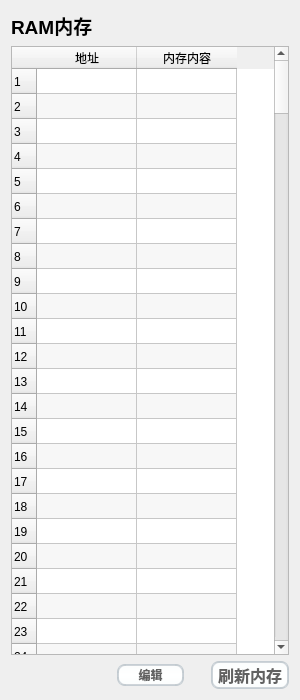
<?xml version="1.0" encoding="UTF-8"?>
<ui version="4.0">
 <class>RAMCheck</class>
 <widget class="QWidget" name="RAMCheck">
  <property name="geometry">
   <rect>
    <x>0</x>
    <y>0</y>
    <width>300</width>
    <height>700</height>
   </rect>
  </property>
  <property name="windowTitle">
   <string>RAM查看</string>
  </property>
  <property name="windowIcon">
   <iconset resource="../resource/imagine_res/window_img/win_img.qrc">
    <normaloff>:/win_img/ramCheckPannelIcon.png</normaloff>:/win_img/ramCheckPannelIcon.png</iconset>
  </property>
  <property name="windowOpacity">
   <double>1.000000000000000</double>
  </property>
  <property name="styleSheet">
   <string notr="true">QMainWindow {
    background-color:#ececec;
}

QPushButton, QToolButton, QCommandLinkButton{
    padding: 0 5px 0 5px;
    border-style: solid;
    border-top-color: qlineargradient(spread:pad, x1:0, y1:0, x2:0, y2:1, stop:0 #c1c9cf, stop:1 #d2d8dd);
    border-right-color: qlineargradient(spread:pad, x1:1, y1:0, x2:0, y2:0, stop:0 #c1c9cf, stop:1 #d2d8dd);
    border-bottom-color: qlineargradient(spread:pad, x1:0, y1:1, x2:0, y2:0, stop:0 #c1c9cf, stop:1 #d2d8dd);
    border-left-color: qlineargradient(spread:pad, x1:0, y1:0, x2:1, y2:0, stop:0 #c1c9cf, stop:1 #d2d8dd);
    border-width: 2px;
    border-radius: 8px;
    color: #616161;
    font-weight: bold;
    background-color: qlineargradient(spread:pad, x1:0.5, y1:0, x2:0.5, y2:1, stop:0 #fbfdfd, stop:0.5 #ffffff, stop:1 #fbfdfd);
}
QPushButton::default, QToolButton::default, QCommandLinkButton::default{
    border: 2px solid transparent;
    color: #FFFFFF;
    background-color: qlineargradient(spread:pad, x1:0.5, y1:0, x2:0.5, y2:1, stop:0 #84afe5, stop:1 #1168e4);
}
QPushButton:hover, QToolButton:hover, QCommandLinkButton:hover{
    color: #3d3d3d;
}
QPushButton:pressed, QToolButton:pressed, QCommandLinkButton:pressed{
    color: #aeaeae;
    background-color: qlineargradient(spread:pad, x1:0.5, y1:0, x2:0.5, y2:1, stop:0 #ffffff, stop:0.5 #fbfdfd, stop:1 #ffffff);
}
QPushButton:disabled, QToolButton:disabled, QCommandLinkButton:disabled{
    color: #616161;
    background-color: qlineargradient(spread:pad, x1:0.5, y1:0, x2:0.5, y2:1, stop:0 #dce7eb, stop:0.5 #e0e8eb, stop:1 #dee7ec);
}</string>
  </property>
  <layout class="QGridLayout" name="gridLayout_2" columnstretch="6,4,0,0">
   <item row="3" column="1">
    <widget class="QPushButton" name="edit_btn">
     <property name="text">
      <string>编辑</string>
     </property>
     <property name="checkable">
      <bool>true</bool>
     </property>
    </widget>
   </item>
   <item row="3" column="2">
    <spacer name="horizontalSpacer">
     <property name="orientation">
      <enum>Qt::Horizontal</enum>
     </property>
     <property name="sizeType">
      <enum>QSizePolicy::Fixed</enum>
     </property>
     <property name="sizeHint" stdset="0">
      <size>
       <width>15</width>
       <height>20</height>
      </size>
     </property>
    </spacer>
   </item>
   <item row="3" column="3">
    <widget class="QPushButton" name="freshRam">
     <property name="font">
      <font>
       <pointsize>12</pointsize>
       <bold>true</bold>
      </font>
     </property>
     <property name="text">
      <string>刷新内存</string>
     </property>
    </widget>
   </item>
   <item row="3" column="0">
    <spacer name="horizontalSpacer_2">
     <property name="orientation">
      <enum>Qt::Horizontal</enum>
     </property>
     <property name="sizeHint" stdset="0">
      <size>
       <width>40</width>
       <height>20</height>
      </size>
     </property>
    </spacer>
   </item>
   <item row="2" column="0" colspan="4">
    <widget class="QTableWidget" name="RAMTable">
     <property name="font">
      <font>
       <pointsize>12</pointsize>
       <stylestrategy>PreferAntialias</stylestrategy>
      </font>
     </property>
     <property name="cursor" stdset="0">
      <cursorShape>IBeamCursor</cursorShape>
     </property>
     <property name="lineWidth">
      <number>4</number>
     </property>
     <property name="midLineWidth">
      <number>0</number>
     </property>
     <property name="horizontalScrollBarPolicy">
      <enum>Qt::ScrollBarAlwaysOff</enum>
     </property>
     <property name="sizeAdjustPolicy">
      <enum>QAbstractScrollArea::AdjustIgnored</enum>
     </property>
     <property name="autoScroll">
      <bool>true</bool>
     </property>
     <property name="autoScrollMargin">
      <number>10</number>
     </property>
     <property name="editTriggers">
      <set>QAbstractItemView::NoEditTriggers</set>
     </property>
     <property name="tabKeyNavigation">
      <bool>false</bool>
     </property>
     <property name="showDropIndicator" stdset="0">
      <bool>false</bool>
     </property>
     <property name="dragDropOverwriteMode">
      <bool>false</bool>
     </property>
     <property name="alternatingRowColors">
      <bool>true</bool>
     </property>
     <property name="gridStyle">
      <enum>Qt::SolidLine</enum>
     </property>
     <property name="sortingEnabled">
      <bool>false</bool>
     </property>
     <property name="wordWrap">
      <bool>true</bool>
     </property>
     <property name="rowCount">
      <number>256</number>
     </property>
     <attribute name="horizontalHeaderMinimumSectionSize">
      <number>40</number>
     </attribute>
     <attribute name="horizontalHeaderDefaultSectionSize">
      <number>100</number>
     </attribute>
     <attribute name="verticalHeaderVisible">
      <bool>true</bool>
     </attribute>
     <attribute name="verticalHeaderCascadingSectionResizes">
      <bool>false</bool>
     </attribute>
     <attribute name="verticalHeaderMinimumSectionSize">
      <number>20</number>
     </attribute>
     <attribute name="verticalHeaderDefaultSectionSize">
      <number>25</number>
     </attribute>
     <attribute name="verticalHeaderHighlightSections">
      <bool>true</bool>
     </attribute>
     <attribute name="verticalHeaderShowSortIndicator" stdset="0">
      <bool>false</bool>
     </attribute>
     <attribute name="verticalHeaderStretchLastSection">
      <bool>false</bool>
     </attribute>
     <row/>
     <row/>
     <row/>
     <row/>
     <row/>
     <row/>
     <row/>
     <row/>
     <row/>
     <row/>
     <row/>
     <row/>
     <row/>
     <row/>
     <row/>
     <row/>
     <row/>
     <row/>
     <row/>
     <row/>
     <row/>
     <row/>
     <row/>
     <row/>
     <row/>
     <row/>
     <row/>
     <row/>
     <row/>
     <row/>
     <row/>
     <row/>
     <row/>
     <row/>
     <row/>
     <row/>
     <row/>
     <row/>
     <row/>
     <row/>
     <row/>
     <row/>
     <row/>
     <row/>
     <row/>
     <row/>
     <row/>
     <row/>
     <row/>
     <row/>
     <row/>
     <row/>
     <row/>
     <row/>
     <row/>
     <row/>
     <row/>
     <row/>
     <row/>
     <row/>
     <row/>
     <row/>
     <row/>
     <row/>
     <row/>
     <row/>
     <row/>
     <row/>
     <row/>
     <row/>
     <row/>
     <row/>
     <row/>
     <row/>
     <row/>
     <row/>
     <row/>
     <row/>
     <row/>
     <row/>
     <row/>
     <row/>
     <row/>
     <row/>
     <row/>
     <row/>
     <row/>
     <row/>
     <row/>
     <row/>
     <row/>
     <row/>
     <row/>
     <row/>
     <row/>
     <row/>
     <row/>
     <row/>
     <row/>
     <row/>
     <row/>
     <row/>
     <row/>
     <row/>
     <row/>
     <row/>
     <row/>
     <row/>
     <row/>
     <row/>
     <row/>
     <row/>
     <row/>
     <row/>
     <row/>
     <row/>
     <row/>
     <row/>
     <row/>
     <row/>
     <row/>
     <row/>
     <row/>
     <row/>
     <row/>
     <row/>
     <row/>
     <row/>
     <row/>
     <row/>
     <row/>
     <row/>
     <row/>
     <row/>
     <row/>
     <row/>
     <row/>
     <row/>
     <row/>
     <row/>
     <row/>
     <row/>
     <row/>
     <row/>
     <row/>
     <row/>
     <row/>
     <row/>
     <row/>
     <row/>
     <row/>
     <row/>
     <row/>
     <row/>
     <row/>
     <row/>
     <row/>
     <row/>
     <row/>
     <row/>
     <row/>
     <row/>
     <row/>
     <row/>
     <row/>
     <row/>
     <row/>
     <row/>
     <row/>
     <row/>
     <row/>
     <row/>
     <row/>
     <row/>
     <row/>
     <row/>
     <row/>
     <row/>
     <row/>
     <row/>
     <row/>
     <row/>
     <row/>
     <row/>
     <row/>
     <row/>
     <row/>
     <row/>
     <row/>
     <row/>
     <row/>
     <row/>
     <row/>
     <row/>
     <row/>
     <row/>
     <row/>
     <row/>
     <row/>
     <row/>
     <row/>
     <row/>
     <row/>
     <row/>
     <row/>
     <row/>
     <row/>
     <row/>
     <row/>
     <row/>
     <row/>
     <row/>
     <row/>
     <row/>
     <row/>
     <row/>
     <row/>
     <row/>
     <row/>
     <row/>
     <row/>
     <row/>
     <row/>
     <row/>
     <row/>
     <row/>
     <row/>
     <row/>
     <row/>
     <row/>
     <row/>
     <row/>
     <row/>
     <row/>
     <row/>
     <row/>
     <row/>
     <row/>
     <row/>
     <row/>
     <row/>
     <row/>
     <row/>
     <row/>
     <row/>
     <row/>
     <row/>
     <row/>
     <row/>
     <row/>
     <row/>
     <row/>
     <row/>
     <row/>
     <row/>
     <row/>
     <column>
      <property name="text">
       <string>地址</string>
      </property>
     </column>
     <column>
      <property name="text">
       <string>内存内容</string>
      </property>
     </column>
    </widget>
   </item>
   <item row="0" column="0">
    <widget class="QLabel" name="RAMCheckTitle">
     <property name="font">
      <font>
       <pointsize>14</pointsize>
       <bold>true</bold>
      </font>
     </property>
     <property name="frameShadow">
      <enum>QFrame::Sunken</enum>
     </property>
     <property name="text">
      <string>RAM内存</string>
     </property>
    </widget>
   </item>
  </layout>
 </widget>
 <resources>
  <include location="../resource/imagine_res/window_img/win_img.qrc"/>
 </resources>
 <connections/>
</ui>
